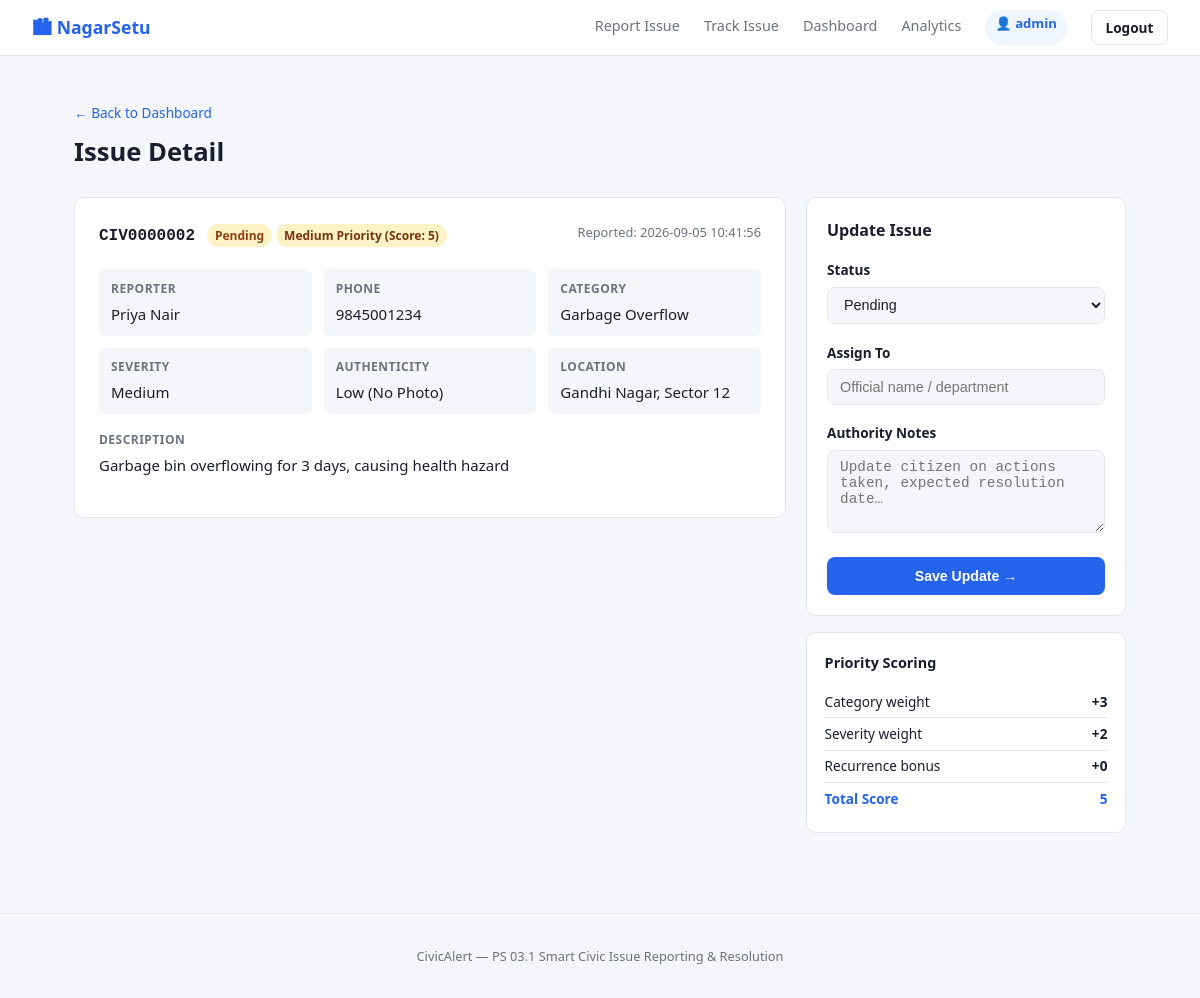
The page /admin/issue/CIV0000002 (signed in) on the database its author committed.
### tables this page shows
CREATE TABLE issues (
        id          TEXT PRIMARY KEY,
        name        TEXT NOT NULL,
        phone       TEXT,
        category    TEXT NOT NULL,
        severity    TEXT NOT NULL,
        description TEXT NOT NULL,
        location    TEXT NOT NULL,
        photo       TEXT,
        status      TEXT DEFAULT 'Pending',
        priority_score INTEGER DEFAULT 0,
        priority_label TEXT DEFAULT 'Low',
        assigned_to TEXT,
        admin_notes TEXT,
        created_at  TEXT NOT NULL,
        updated_at  TEXT NOT NULL
    );

### app.py (the view, shortened to what this page needs)
@app.route('/admin/issue/<issue_id>', methods=['GET', 'POST'])
@login_required
def admin_issue(issue_id):
    conn = get_db()
    issue = conn.execute('SELECT * FROM issues WHERE id=?', (issue_id,)).fetchone()
    conn.close()
    if not issue:
        flash('Issue not found.', 'error')
        return redirect(url_for('admin'))
    return render_template('issue_detail.html', issue=issue)

### app.py (called while the page is built)
def login_required(f):
    @wraps(f)
    def decorated(*args, **kwargs):
        if not session.get('admin_logged_in'):
            flash('Please log in to access the authority dashboard.', 'error')
            return redirect(url_for('admin_login', next=request.path))
        return f(*args, **kwargs)
    return decorated

def get_db():
    conn = sqlite3.connect(DB_PATH)
    conn.row_factory = sqlite3.Row
    return conn

### templates/issue_detail.html (shortened to what this page needs)
{% extends "base.html" %}
{% block content %}
<div class="page-header">
  <a href="{{ url_for('admin') }}" class="back-link">← Back to Dashboard</a>
  <h1>Issue Detail</h1>
</div>
<div class="detail-layout">
  <div class="detail-main">
    <div class="issue-card">
      <div class="issue-card-header">
        <div>
          <span class="issue-id">{{ issue.id }}</span>
          <span class="badge badge-{{ issue.status | lower | replace(' ','_') }}">{{ issue.status }}</span>
          <span class="badge badge-priority-{{ issue.priority_label | lower }}">
            {{ issue.priority_label }} Priority (Score: {{ issue.priority_score }})
          </span>
        </div>
        <div class="issue-meta">Reported: {{ issue.created_at }}</div>
      </div>
      <div class="detail-grid">
        <div class="detail-item"><span class="label">Reporter</span><span>{{ issue.name }}</span></div>
        {% if issue.phone %}<div class="detail-item"><span class="label">Phone</span><span>{{ issue.phone }}</span></div>{% endif %}
        <div class="detail-item"><span class="label">Category</span><span>{{ issue.category }}</span></div>
        <div class="detail-item"><span class="label">Severity</span><span>{{ issue.severity }}</span></div>
        <div class="detail-item"><span class="label">Authenticity</span><span>{{ 'High (Photo Attached)' if issue.photo else 'Low (No Photo)' }}</span></div>
        <div class="detail-item"><span class="label">Location</span><span>{{ issue.location }}</span></div>
      </div>
      <div class="detail-section">
        <span class="label">Description</span>
        <p>{{ issue.description }}</p>
      </div>
    </div>
  </div>
  <div class="detail-sidebar">
    <div class="update-card">
      <h2>Update Issue</h2>
      <form method="POST">
        <div class="form-group">
          <label for="status">Status</label>
          <select id="status" name="status" required>
            {% for s in ['Pending','In Progress','Resolved','Closed'] %}
            <option {{ 'selected' if issue.status==s }}>{{ s }}</option>
            {% endfor %}
          </select>
        </div>
        <div class="form-group">
          <label for="assigned_to">Assign To</label>
          <input type="text" id="assigned_to" name="assigned_to"
                 value="{{ issue.assigned_to or '' }}"
                 placeholder="Official name / department"/>
        </div>
        <div class="form-group">
          <label for="admin_notes">Authority Notes</label>
          <textarea id="admin_notes" name="admin_notes" rows="4"
                    placeholder="Update citizen on actions taken, expected resolution date…">{{ issue.admin_notes or '' }}</textarea>
        </div>
        <button type="submit" class="btn btn-primary btn-full">Save Update →</button>
      </form>
    </div>
    <div class="priority-box">
      <h3>Priority Scoring</h3>
      <div class="priority-row"><span>Category weight</span>
        <span class="score-val">+{{ {'Road Damage':5,'Flooding / Drain':5,'Power Outage':4,'Water Leakage':4,'Garbage Overflow':3,'Broken Streetlight':3}.get(issue.category, 2) }}</span>
      </div>
      <div class="priority-row"><span>Severity weight</span>
        <span class="score-val">+{{ {'High':3,'Medium':2,'Low':1}.get(issue.severity, 1) }}</span>
      </div>
      <div class="priority-row"><span>Recurrence bonus</span>
        <span class="score-val">+{{ issue.priority_score - ({'Road Damage':5,'Flooding / Drain':5,'Power Outage':4,'Water Leakage':4,'Garbage Overflow':3,'Broken Streetlight':3}.get(issue.category,2) + {'High':3,'Medium':2,'Low':1}.get(issue.severity,1)) }}</span>
      </div>
      <div class="priority-row total"><span>Total Score</span>
        <span class="score-val">{{ issue.priority_score }}</span>
      </div>
    </div>
  </div>
</div>
{% endblock %}

### static/style.css (style rules this page uses)
:root { --bg: #f5f6fa; --surface: #ffffff; --border: #e2e6ef; --text: #1a1d2e; --muted: #6b7280; --primary: #2563eb; --primary-h:#1d4ed8; --success: #16a34a; --warning: #d97706; --danger: #dc2626; --info: #0891b2; --radius: 8px; --shadow: 0 1px 4px rgba(0,0,0,.08); }
*, *::before, *::after { box-sizing: border-box; margin: 0; padding: 0; }
body { font-family: 'Segoe UI', system-ui, sans-serif; background: var(--bg); color: var(--text); font-size: 15px; line-height: 1.6; }
a { color: inherit; text-decoration: none; }
.page-header { margin-bottom: 1.5rem; }
.page-header h1 { font-size: 1.6rem; font-weight: 700; }
.back-link { font-size: .85rem; color: var(--primary); display: inline-block; margin-bottom: .5rem; }
.btn { display: inline-block; padding: .5rem 1.1rem; border-radius: var(--radius); font-size: .88rem; font-weight: 600; cursor: pointer; border: none; transition: background .15s, color .15s; }
.btn-primary { background: var(--primary); color: #fff; }
.btn-full { width: 100%; text-align: center; padding: .7rem; }
.badge { display: inline-block; padding: 2px 8px; border-radius: 20px; font-size: .75rem; font-weight: 600; }
.badge-pending { background:#fef3c7; color:#92400e; }
.badge-priority-medium { background:#fef3c7; color:#78350f; }
.form-group { margin-bottom: 1.1rem; }
.form-group label { display: block; font-size: .85rem; font-weight: 600; margin-bottom: .35rem; }
.form-group input, .form-group select, .form-group textarea { width: 100%; padding: .55rem .75rem; border: 1.5px solid var(--border); border-radius: var(--radius); font-size: .9rem; background: var(--bg); color: var(--text); transition: border-color .15s; }
.issue-card { background: var(--surface); border: 1px solid var(--border); border-radius: 10px; padding: 1.5rem; }
.issue-card-header { display: flex; justify-content: space-between; align-items: flex-start; margin-bottom: 1.25rem; flex-wrap: wrap; gap: .5rem; }
.issue-id { font-weight: 700; font-size: 1rem; font-family: monospace; margin-right: .5rem; }
.issue-meta { color: var(--muted); font-size: .8rem; }
.detail-grid { display: grid; grid-template-columns: repeat(auto-fill, minmax(200px,1fr)); gap: .75rem; margin-bottom: 1rem; }
.detail-item { background: var(--bg); border-radius: 6px; padding: .6rem .75rem; }
.detail-section { margin: 1rem 0; }
.label { display: block; font-size: .75rem; font-weight: 700; color: var(--muted); text-transform: uppercase; letter-spacing: .04em; margin-bottom: .25rem; }
.detail-layout { display: flex; gap: 1.25rem; align-items: flex-start; }
.detail-main { flex: 1; min-width: 0; }
.detail-sidebar { width: 320px; flex-shrink: 0; }
.update-card { background: var(--surface); border: 1px solid var(--border); border-radius: 10px; padding: 1.25rem; margin-bottom: 1rem; }
.update-card h2 { font-size: 1rem; font-weight: 700; margin-bottom: 1rem; }
.priority-box { background: var(--surface); border: 1px solid var(--border); border-radius: 10px; padding: 1.1rem; }
.priority-box h3 { font-size: .9rem; font-weight: 700; margin-bottom: .75rem; }
.priority-row { display: flex; justify-content: space-between; font-size: .85rem; padding: .3rem 0; border-bottom: 1px solid var(--border); }
.priority-row.total { border-bottom: none; font-weight: 700; color: var(--primary); }
.score-val { font-weight: 700; }

### rows shown on the page
issues: id "CIV0000002", status "Pending", priority_label "Medium", priority_score "5", created_at "2026-09-05 10:41:56", name "Priya Nair", phone "9845001234", category "Garbage Overflow", severity "Medium", location "Gandhi Nagar, Sector 12", description "Garbage bin overflowing for 3 days, causing health hazard", category "3", severity "2", priority_score+category+severity "0"

### other values the page prints
{{ session.get('admin_user') }} "admin"
{{ 'High (Photo Attached)' if issue.photo else 'Low (No Photo)' }} "Low (No Photo)"
form field status "Pending"
